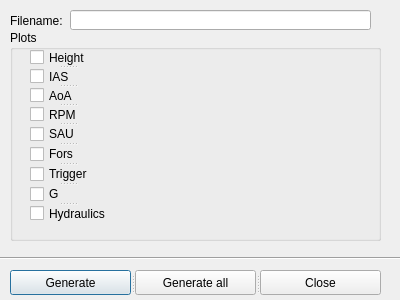
<?xml version="1.0" encoding="UTF-8"?>
<ui version="4.0">
 <class>Dialog</class>
 <widget class="QDialog" name="Dialog">
  <property name="geometry">
   <rect>
    <x>0</x>
    <y>0</y>
    <width>400</width>
    <height>300</height>
   </rect>
  </property>
  <property name="windowTitle">
   <string>pySARPP</string>
  </property>
  <property name="locale">
   <locale language="English" country="UnitedStates"/>
  </property>
  <widget class="Line" name="line">
   <property name="geometry">
    <rect>
     <x>0</x>
     <y>250</y>
     <width>411</width>
     <height>16</height>
    </rect>
   </property>
   <property name="orientation">
    <enum>Qt::Horizontal</enum>
   </property>
  </widget>
  <widget class="QLabel" name="label">
   <property name="geometry">
    <rect>
     <x>10</x>
     <y>10</y>
     <width>61</width>
     <height>21</height>
    </rect>
   </property>
   <property name="text">
    <string>Filename:</string>
   </property>
  </widget>
  <widget class="QLineEdit" name="filename">
   <property name="geometry">
    <rect>
     <x>70</x>
     <y>10</y>
     <width>301</width>
     <height>20</height>
    </rect>
   </property>
  </widget>
  <widget class="QGroupBox" name="plots">
   <property name="geometry">
    <rect>
     <x>10</x>
     <y>30</y>
     <width>371</width>
     <height>211</height>
    </rect>
   </property>
   <property name="title">
    <string>Plots</string>
   </property>
   <widget class="QSplitter" name="checkboxes">
    <property name="geometry">
     <rect>
      <x>20</x>
      <y>20</y>
      <width>76</width>
      <height>171</height>
     </rect>
    </property>
    <property name="orientation">
     <enum>Qt::Vertical</enum>
    </property>
    <widget class="QCheckBox" name="height">
     <property name="text">
      <string>Height</string>
     </property>
    </widget>
    <widget class="QCheckBox" name="ias">
     <property name="text">
      <string>IAS</string>
     </property>
    </widget>
    <widget class="QCheckBox" name="aoa">
     <property name="text">
      <string>AoA</string>
     </property>
    </widget>
    <widget class="QCheckBox" name="rpm">
     <property name="text">
      <string>RPM</string>
     </property>
    </widget>
    <widget class="QCheckBox" name="sau">
     <property name="text">
      <string>SAU</string>
     </property>
    </widget>
    <widget class="QCheckBox" name="fors">
     <property name="text">
      <string>Fors</string>
     </property>
    </widget>
    <widget class="QCheckBox" name="trigger">
     <property name="text">
      <string>Trigger</string>
     </property>
    </widget>
    <widget class="QCheckBox" name="g">
     <property name="text">
      <string>G</string>
     </property>
    </widget>
    <widget class="QCheckBox" name="hyd">
     <property name="text">
      <string>Hydraulics</string>
     </property>
    </widget>
   </widget>
  </widget>
  <widget class="QSplitter" name="splitter">
   <property name="geometry">
    <rect>
     <x>10</x>
     <y>270</y>
     <width>371</width>
     <height>25</height>
    </rect>
   </property>
   <property name="orientation">
    <enum>Qt::Horizontal</enum>
   </property>
   <widget class="QPushButton" name="generateButton">
    <property name="text">
     <string>Generate</string>
    </property>
   </widget>
   <widget class="QPushButton" name="generateAllButton">
    <property name="text">
     <string>Generate all</string>
    </property>
   </widget>
   <widget class="QPushButton" name="closeButton">
    <property name="text">
     <string>Close</string>
    </property>
   </widget>
  </widget>
 </widget>
 <resources/>
 <connections>
  <connection>
   <sender>closeButton</sender>
   <signal>clicked()</signal>
   <receiver>Dialog</receiver>
   <slot>reject()</slot>
   <hints>
    <hint type="sourcelabel">
     <x>334</x>
     <y>281</y>
    </hint>
    <hint type="destinationlabel">
     <x>333</x>
     <y>249</y>
    </hint>
   </hints>
  </connection>
 </connections>
</ui>
